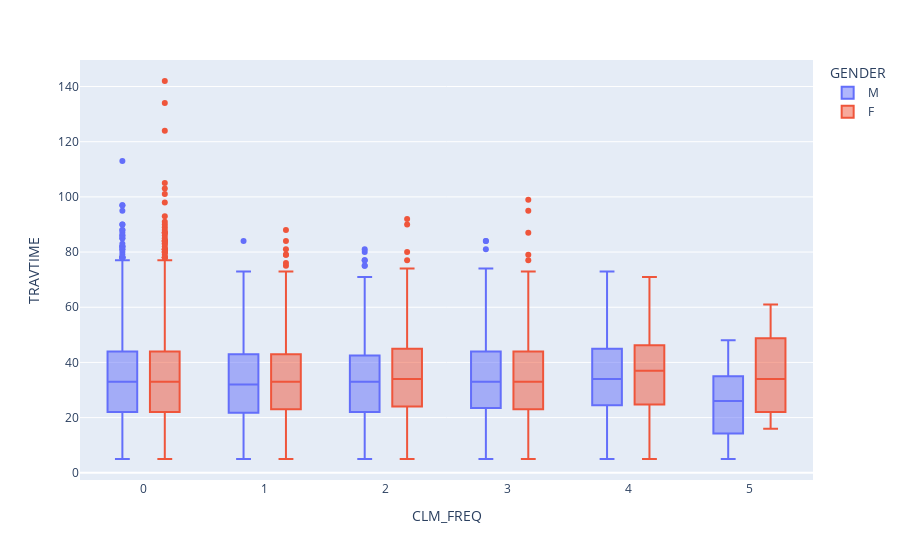

Notebook cell for this chart:
### Markdown cell above
Customer who has at least 1 claim in the past has a higher intention to using car insurance in the future

### Code cell
fig = px.box(df, x='CLM_FREQ', y='TRAVTIME', color='GENDER')


fig.show()

### Figure 1 — Plotly figure (JSON) as saved in the notebook; plotly's stock layout.template omitted (floating-point values rounded to 4 significant figures; data arrays with more than 128 entries replaced by an {"elided": "..."} marker saying what was removed)
{"data": [{"alignmentgroup": "True", "hovertemplate": "GENDER=M<br>CLM_FREQ=%{x}<br>TRAVTIME=%{y}<extra></extra>", "legendgroup": "M", "marker": {"color": "#636efa"}, "name": "M", "notched": false, "offsetgroup": "M", "orientation": "v", "showlegend": true, "type": "box", "x": {"elided": "4757 int values"}, "x0": " ", "xaxis": "x", "y": {"elided": "4757 int values"}, "y0": " ", "yaxis": "y"}, {"alignmentgroup": "True", "hovertemplate": "GENDER=F<br>CLM_FREQ=%{x}<br>TRAVTIME=%{y}<extra></extra>", "legendgroup": "F", "marker": {"color": "#EF553B"}, "name": "F", "notched": false, "offsetgroup": "F", "orientation": "v", "showlegend": true, "type": "box", "x": {"elided": "5545 int values"}, "x0": " ", "xaxis": "x", "y": {"elided": "5545 int values"}, "y0": " ", "yaxis": "y"}], "layout": {"boxmode": "group", "legend": {"title": {"text": "GENDER"}, "tracegroupgap": 0}, "margin": {"t": 60}, "xaxis": {"anchor": "y", "domain": [0, 1], "title": {"text": "CLM_FREQ"}}, "yaxis": {"anchor": "x", "domain": [0, 1], "title": {"text": "TRAVTIME"}}}}
